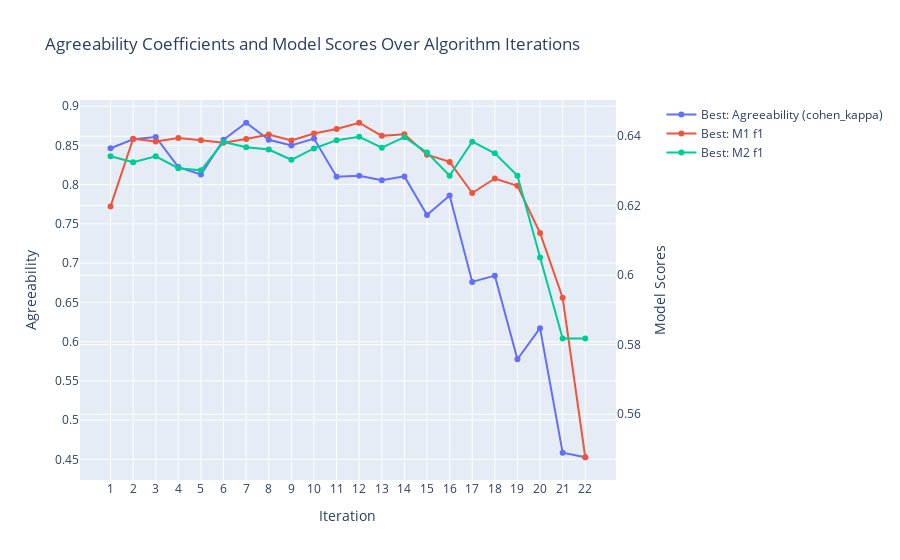

The code cell stored with this chart in its notebook:
### Markdown cell above
Make an interactive plot:

### Code cell
mlp_logit.interactive_plot()

### Figure 1 — Plotly figure (JSON) as saved in the notebook; plotly's stock layout.template omitted (floating-point values rounded to 4 significant figures)
{"data": [{"hoverinfo": "text", "hovertext": ["<br> Best: Agreeability (cohen_kappa): <br> 0.8464 <br> All: Mean Agreeability (cohen_kappa): <br> 0.8464 <br> All: Agreeability St. Dev.: <br> 0.0000", "<br> Best: Agreeability (cohen_kappa): <br> 0.8577 <br> All: Mean Agreeability (cohen_kappa): <br> 0.8375 <br> All: Agreeability St. Dev.: <br> 0.0260", "<br> Best: Agreeability (cohen_kappa): <br> 0.8606 <br> All: Mean Agreeability (cohen_kappa): <br> 0.8434 <br> All: Agreeability St. Dev.: <br> 0.0270", "<br> Best: Agreeability (cohen_kappa): <br> 0.8223 <br> All: Mean Agreeability (cohen_kappa): <br> 0.8187 <br> All: Agreeability St. Dev.: <br> 0.0232", "<br> Best: Agreeability (cohen_kappa): <br> 0.8129 <br> All: Mean Agreeability (cohen_kappa): <br> 0.8129 <br> All: Agreeability St. Dev.: <br> 0.0371", "<br> Best: Agreeability (cohen_kappa): <br> 0.8571 <br> All: Mean Agreeability (cohen_kappa): <br> 0.8073 <br> All: Agreeability St. Dev.: <br> 0.0198", "<br> Best: Agreeability (cohen_kappa): <br> 0.8788 <br> All: Mean Agreeability (cohen_kappa): <br> 0.8254 <br> All: Agreeability St. Dev.: <br> 0.0359", "<br> Best: Agreeability (cohen_kappa): <br> 0.8571 <br> All: Mean Agreeability (cohen_kappa): <br> 0.8357 <br> All: Agreeability St. Dev.: <br> 0.0366", "<br> Best: Agreeability (cohen_kappa): <br> 0.8497 <br> All: Mean Agreeability (cohen_kappa): <br> 0.8268 <br> All: Agreeability St. Dev.: <br> 0.0393", "<br> Best: Agreeability (cohen_kappa): <br> 0.8586 <br> All: Mean Agreeability (cohen_kappa): <br> 0.8144 <br> All: Agreeability St. Dev.: <br> 0.0315", "<br> Best: Agreeability (cohen_kappa): <br> 0.8101 <br> All: Mean Agreeability (cohen_kappa): <br> 0.8216 <br> All: Agreeability St. Dev.: <br> 0.0327", "<br> Best: Agreeability (cohen_kappa): <br> 0.8113 <br> All: Mean Agreeability (cohen_kappa): <br> 0.7871 <br> All: Agreeability St. Dev.: <br> 0.0378", "<br> Best: Agreeability (cohen_kappa): <br> 0.8055 <br> All: Mean Agreeability (cohen_kappa): <br> 0.7721 <br> All: Agreeability St. Dev.: <br> 0.0499", "<br> Best: Agreeability (cohen_kappa): <br> 0.8105 <br> All: Mean Agreeability (cohen_kappa): <br> 0.7842 <br> All: Agreeability St. Dev.: <br> 0.0513", "<br> Best: Agreeability (cohen_kappa): <br> 0.7613 <br> All: Mean Agreeability (cohen_kappa): <br> 0.7801 <br> All: Agreeability St. Dev.: <br> 0.0437", "<br> Best: Agreeability (cohen_kappa): <br> 0.7862 <br> All: Mean Agreeability (cohen_kappa): <br> 0.7172 <br> All: Agreeability St. Dev.: <br> 0.0621", "<br> Best: Agreeability (cohen_kappa): <br> 0.6761 <br> All: Mean Agreeability (cohen_kappa): <br> 0.7149 <br> All: Agreeability St. Dev.: <br> 0.0469", "<br> Best: Agreeability (cohen_kappa): <br> 0.6840 <br> All: Mean Agreeability (cohen_kappa): <br> 0.6084 <br> All: Agreeability St. Dev.: <br> 0.0531", "<br> Best: Agreeability (cohen_kappa): <br> 0.5775 <br> All: Mean Agreeability (cohen_kappa): <br> 0.5970 <br> All: Agreeability St. Dev.: <br> 0.0532", "<br> Best: Agreeability (cohen_kappa): <br> 0.6171 <br> All: Mean Agreeability (cohen_kappa): <br> 0.4743 <br> All: Agreeability St. Dev.: <br> 0.1133", "<br> Best: Agreeability (cohen_kappa): <br> 0.4584 <br> All: Mean Agreeability (cohen_kappa): <br> 0.3572 <br> All: Agreeability St. Dev.: <br> 0.1378", "<br> Best: Agreeability (cohen_kappa): <br> 0.4527 <br> All: Mean Agreeability (cohen_kappa): <br> 0.1432 <br> All: Agreeability St. Dev.: <br> 0.3095"], "mode": "lines+markers", "name": "Best: Agreeability (cohen_kappa)", "type": "scatter", "x": [1, 2, 3, 4, 5, 6, 7, 8, 9, 10, 11, 12, 13, 14, 15, 16, 17, 18, 19, 20, 21, 22], "xaxis": "x", "y": [0.8464, 0.8577, 0.8606, 0.8223, 0.8129, 0.8571, 0.8788, 0.8571, 0.8497, 0.8586, 0.8101, 0.8113, 0.8055, 0.8105, 0.7613, 0.7862, 0.6761, 0.684, 0.5775, 0.6171, 0.4584, 0.4527], "yaxis": "y"}, {"hoverinfo": "text", "hovertext": ["<br> Best: M1 f1: <br> 0.6198 <br> All: M1 Mean f1: <br> 0.6198 <br> All: M1 STD f1: <br> 0.0000", "<br> Best: M1 f1: <br> 0.6393 <br> All: M1 Mean f1: <br> 0.6254 <br> All: M1 STD f1: <br> 0.0084", "<br> Best: M1 f1: <br> 0.6385 <br> All: M1 Mean f1: <br> 0.6262 <br> All: M1 STD f1: <br> 0.0079", "<br> Best: M1 f1: <br> 0.6395 <br> All: M1 Mean f1: <br> 0.6241 <br> All: M1 STD f1: <br> 0.0076", "<br> Best: M1 f1: <br> 0.6389 <br> All: M1 Mean f1: <br> 0.6263 <br> All: M1 STD f1: <br> 0.0110", "<br> Best: M1 f1: <br> 0.6381 <br> All: M1 Mean f1: <br> 0.6264 <br> All: M1 STD f1: <br> 0.0088", "<br> Best: M1 f1: <br> 0.6392 <br> All: M1 Mean f1: <br> 0.6271 <br> All: M1 STD f1: <br> 0.0097", "<br> Best: M1 f1: <br> 0.6405 <br> All: M1 Mean f1: <br> 0.6300 <br> All: M1 STD f1: <br> 0.0069", "<br> Best: M1 f1: <br> 0.6388 <br> All: M1 Mean f1: <br> 0.6256 <br> All: M1 STD f1: <br> 0.0099", "<br> Best: M1 f1: <br> 0.6408 <br> All: M1 Mean f1: <br> 0.6305 <br> All: M1 STD f1: <br> 0.0057", "<br> Best: M1 f1: <br> 0.6421 <br> All: M1 Mean f1: <br> 0.6310 <br> All: M1 STD f1: <br> 0.0062", "<br> Best: M1 f1: <br> 0.6439 <br> All: M1 Mean f1: <br> 0.6289 <br> All: M1 STD f1: <br> 0.0092", "<br> Best: M1 f1: <br> 0.6401 <br> All: M1 Mean f1: <br> 0.6274 <br> All: M1 STD f1: <br> 0.0086", "<br> Best: M1 f1: <br> 0.6406 <br> All: M1 Mean f1: <br> 0.6260 <br> All: M1 STD f1: <br> 0.0086", "<br> Best: M1 f1: <br> 0.6347 <br> All: M1 Mean f1: <br> 0.6266 <br> All: M1 STD f1: <br> 0.0044", "<br> Best: M1 f1: <br> 0.6326 <br> All: M1 Mean f1: <br> 0.6115 <br> All: M1 STD f1: <br> 0.0224", "<br> Best: M1 f1: <br> 0.6237 <br> All: M1 Mean f1: <br> 0.6076 <br> All: M1 STD f1: <br> 0.0124", "<br> Best: M1 f1: <br> 0.6278 <br> All: M1 Mean f1: <br> 0.6037 <br> All: M1 STD f1: <br> 0.0205", "<br> Best: M1 f1: <br> 0.6257 <br> All: M1 Mean f1: <br> 0.6003 <br> All: M1 STD f1: <br> 0.0191", "<br> Best: M1 f1: <br> 0.6121 <br> All: M1 Mean f1: <br> 0.5924 <br> All: M1 STD f1: <br> 0.0170", "<br> Best: M1 f1: <br> 0.5935 <br> All: M1 Mean f1: <br> 0.5535 <br> All: M1 STD f1: <br> 0.0355", "<br> Best: M1 f1: <br> 0.5476 <br> All: M1 Mean f1: <br> 0.4770 <br> All: M1 STD f1: <br> 0.0706"], "mode": "lines+markers", "name": "Best: M1 f1", "type": "scatter", "x": [1, 2, 3, 4, 5, 6, 7, 8, 9, 10, 11, 12, 13, 14, 15, 16, 17, 18, 19, 20, 21, 22], "xaxis": "x", "y": [0.6198, 0.6393, 0.6385, 0.6395, 0.6389, 0.6381, 0.6392, 0.6405, 0.6388, 0.6408, 0.6421, 0.6439, 0.6401, 0.6406, 0.6347, 0.6326, 0.6237, 0.6278, 0.6257, 0.6121, 0.5935, 0.5476], "yaxis": "y2"}, {"hoverinfo": "text", "hovertext": ["<br> Best: M2 f1: <br> 0.6342 <br> All: M2 Mean f1: <br> 0.6342 <br> All: M2 STD f1: <br> 0.0000", "<br> Best: M2 f1: <br> 0.6325 <br> All: M2 Mean f1: <br> 0.6223 <br> All: M2 STD f1: <br> 0.0065", "<br> Best: M2 f1: <br> 0.6342 <br> All: M2 Mean f1: <br> 0.6214 <br> All: M2 STD f1: <br> 0.0065", "<br> Best: M2 f1: <br> 0.6308 <br> All: M2 Mean f1: <br> 0.6202 <br> All: M2 STD f1: <br> 0.0077", "<br> Best: M2 f1: <br> 0.6302 <br> All: M2 Mean f1: <br> 0.6205 <br> All: M2 STD f1: <br> 0.0070", "<br> Best: M2 f1: <br> 0.6383 <br> All: M2 Mean f1: <br> 0.6214 <br> All: M2 STD f1: <br> 0.0114", "<br> Best: M2 f1: <br> 0.6368 <br> All: M2 Mean f1: <br> 0.6269 <br> All: M2 STD f1: <br> 0.0071", "<br> Best: M2 f1: <br> 0.6361 <br> All: M2 Mean f1: <br> 0.6280 <br> All: M2 STD f1: <br> 0.0070", "<br> Best: M2 f1: <br> 0.6332 <br> All: M2 Mean f1: <br> 0.6257 <br> All: M2 STD f1: <br> 0.0076", "<br> Best: M2 f1: <br> 0.6365 <br> All: M2 Mean f1: <br> 0.6245 <br> All: M2 STD f1: <br> 0.0086", "<br> Best: M2 f1: <br> 0.6389 <br> All: M2 Mean f1: <br> 0.6281 <br> All: M2 STD f1: <br> 0.0067", "<br> Best: M2 f1: <br> 0.6398 <br> All: M2 Mean f1: <br> 0.6251 <br> All: M2 STD f1: <br> 0.0093", "<br> Best: M2 f1: <br> 0.6367 <br> All: M2 Mean f1: <br> 0.6253 <br> All: M2 STD f1: <br> 0.0080", "<br> Best: M2 f1: <br> 0.6397 <br> All: M2 Mean f1: <br> 0.6266 <br> All: M2 STD f1: <br> 0.0067", "<br> Best: M2 f1: <br> 0.6353 <br> All: M2 Mean f1: <br> 0.6241 <br> All: M2 STD f1: <br> 0.0078", "<br> Best: M2 f1: <br> 0.6286 <br> All: M2 Mean f1: <br> 0.6178 <br> All: M2 STD f1: <br> 0.0082", "<br> Best: M2 f1: <br> 0.6384 <br> All: M2 Mean f1: <br> 0.6190 <br> All: M2 STD f1: <br> 0.0104", "<br> Best: M2 f1: <br> 0.6351 <br> All: M2 Mean f1: <br> 0.6110 <br> All: M2 STD f1: <br> 0.0185", "<br> Best: M2 f1: <br> 0.6286 <br> All: M2 Mean f1: <br> 0.6142 <br> All: M2 STD f1: <br> 0.0149", "<br> Best: M2 f1: <br> 0.6051 <br> All: M2 Mean f1: <br> 0.5676 <br> All: M2 STD f1: <br> 0.0234", "<br> Best: M2 f1: <br> 0.5818 <br> All: M2 Mean f1: <br> 0.5771 <br> All: M2 STD f1: <br> 0.0067", "<br> Best: M2 f1: <br> 0.5818 <br> All: M2 Mean f1: <br> 0.5180 <br> All: M2 STD f1: <br> 0.0638"], "mode": "lines+markers", "name": "Best: M2 f1", "type": "scatter", "x": [1, 2, 3, 4, 5, 6, 7, 8, 9, 10, 11, 12, 13, 14, 15, 16, 17, 18, 19, 20, 21, 22], "xaxis": "x", "y": [0.6342, 0.6325, 0.6342, 0.6308, 0.6302, 0.6383, 0.6368, 0.6361, 0.6332, 0.6365, 0.6389, 0.6398, 0.6367, 0.6397, 0.6353, 0.6286, 0.6384, 0.6351, 0.6286, 0.6051, 0.5818, 0.5818], "yaxis": "y2"}], "layout": {"hovermode": "closest", "title": {"text": "Agreeability Coefficients and Model Scores Over Algorithm Iterations"}, "xaxis": {"anchor": "y", "domain": [0, 0.94], "title": {"text": "Iteration"}, "type": "category"}, "yaxis": {"anchor": "x", "domain": [0, 1], "title": {"text": "Agreeability"}}, "yaxis2": {"anchor": "x", "overlaying": "y", "side": "right", "title": {"text": "Model Scores"}}}}
